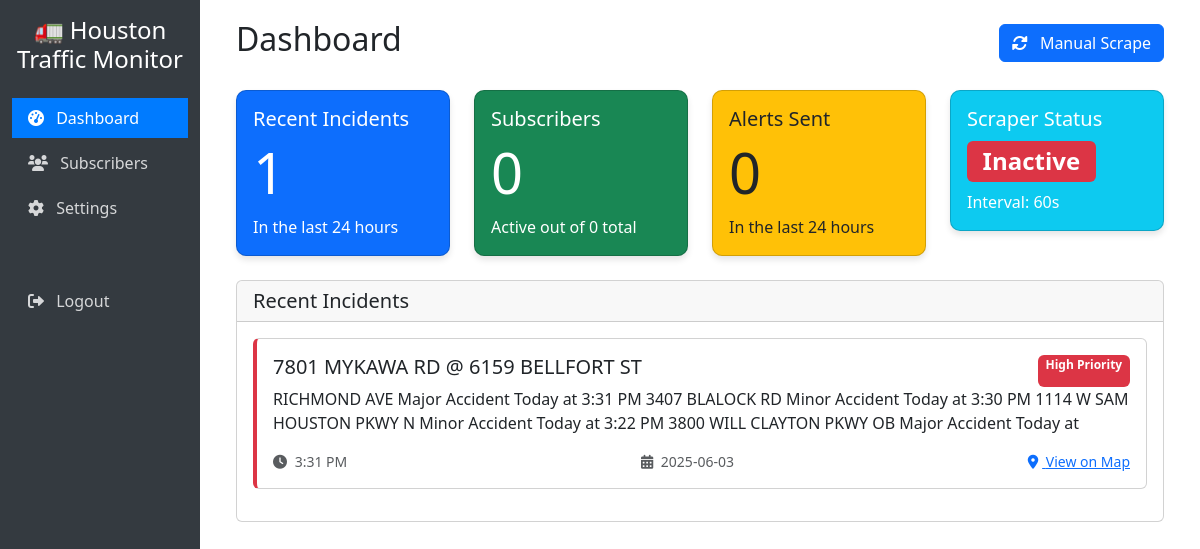
Page /dashboard (signed in) on the earlier database version.
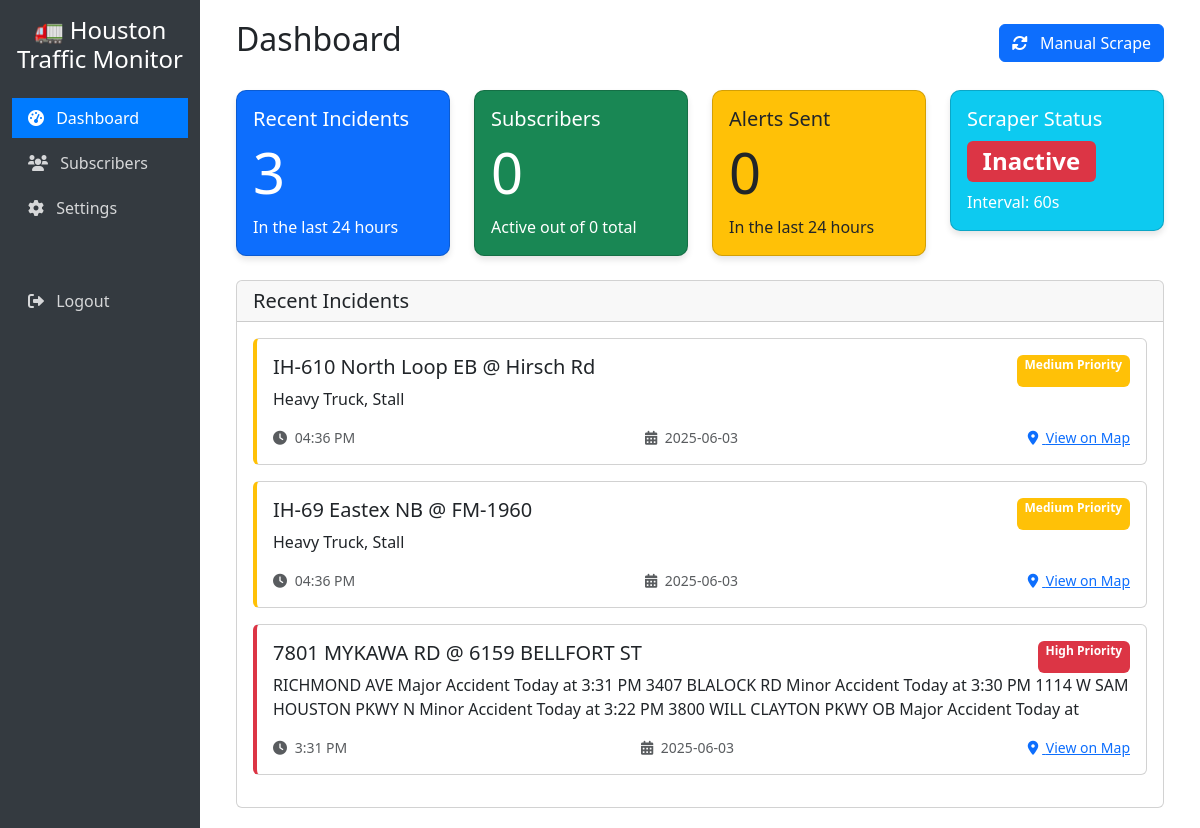
Same page on the later database version.
### tables this page shows
CREATE TABLE incidents (
                id INTEGER PRIMARY KEY AUTOINCREMENT,
                incident_hash TEXT UNIQUE NOT NULL,
                location TEXT NOT NULL,
                description TEXT NOT NULL,
                incident_time TEXT,
                scraped_at TIMESTAMP DEFAULT CURRENT_TIMESTAMP,
                severity INTEGER DEFAULT 1
            );

### app.py (the view)
@app.route('/dashboard')
@login_required
def dashboard():
    recent_incidents = Incident.get_recent(db, hours=24)
    total_subscribers = len(Subscriber.get_all(db))
    active_subscribers = len(Subscriber.get_all_active(db))
    alerts_today = SentAlert.get_recent_count(db, hours=24)
    alerts_this_hour = SentAlert.get_recent_count(db, hours=1)
    scraper_running = scheduler.running
    next_run = None
    if scraper_running:
        jobs = scheduler.get_jobs()
        if jobs:
            next_run = jobs[0].next_run_time
    return render_template('dashboard.html',
                         recent_incidents=recent_incidents,
                         total_subscribers=total_subscribers,
                         active_subscribers=active_subscribers,
                         alerts_today=alerts_today,
                         alerts_this_hour=alerts_this_hour,
                         scraper_running=scraper_running,
                         next_run=next_run,
                         scrape_interval=Config.SCRAPE_INTERVAL)

### app.py (called while the page is built)
@login_manager.user_loader
def load_user(username):
    user_data = AdminUser.get_by_username(db, username)
    if user_data:
        return User(username)
    return None

### models.py (called while the page is built)
    def get_connection(self):
        conn = sqlite3.connect(self.db_path)
        conn.row_factory = sqlite3.Row
        return conn

    @staticmethod
    def get_recent(db, hours=24):
        conn = db.get_connection()
        cursor = conn.cursor()
        cursor.execute('''
            SELECT * FROM incidents
            WHERE scraped_at > datetime('now', '-{} hours')
            ORDER BY scraped_at DESC
        '''.format(hours))
        incidents = cursor.fetchall()
        conn.close()
        return incidents

    @staticmethod
    def get_all_active(db):
        conn = db.get_connection()
        cursor = conn.cursor()
        cursor.execute('SELECT email FROM subscribers WHERE active = 1')
        subscribers = [row[0] for row in cursor.fetchall()]
        conn.close()
        return subscribers

    @staticmethod
    def get_all(db):
        conn = db.get_connection()
        cursor = conn.cursor()
        cursor.execute('SELECT * FROM subscribers ORDER BY created_at DESC')
        subscribers = cursor.fetchall()
        conn.close()
        return subscribers

    @staticmethod
    def get_by_username(db, username):
        conn = db.get_connection()
        cursor = conn.cursor()
        cursor.execute('SELECT * FROM admin_users WHERE username = ?', (username,))
        user = cursor.fetchone()
        conn.close()
        return user

    @staticmethod
    def get_recent_count(db, hours=1):
        conn = db.get_connection()
        cursor = conn.cursor()
        cursor.execute('''
            SELECT COUNT(*) FROM sent_alerts
            WHERE sent_at > datetime('now', '-{} hours')
        '''.format(hours))
        count = cursor.fetchone()[0]
        conn.close()
        return count

### templates/dashboard.html (shortened to what this page needs)
{% extends "base.html" %}
{% block content %}
<div class="container-fluid">
    <div class="d-flex justify-content-between align-items-center mb-4">
        <h1 class="h2">Dashboard</h1>
        <form method="POST" action="{{ url_for('manual_scrape') }}">
            <button type="submit" class="btn btn-primary">
                <i class="fas fa-sync-alt me-2"></i> Manual Scrape
            </button>
        </form>
    </div>
    <div class="row mb-4">
        <div class="col-md-3">
            <div class="card stats-card bg-primary text-white">
                <div class="card-body">
                    <h5 class="card-title">Recent Incidents</h5>
                    <h2 class="display-4">{{ recent_incidents|length }}</h2>
                    <p class="card-text">In the last 24 hours</p>
                </div>
            </div>
        </div>
        <div class="col-md-3">
            <div class="card stats-card bg-success text-white">
                <div class="card-body">
                    <h5 class="card-title">Subscribers</h5>
                    <h2 class="display-4">{{ active_subscribers }}</h2>
                    <p class="card-text">Active out of {{ total_subscribers }} total</p>
                </div>
            </div>
        </div>
        <div class="col-md-3">
            <div class="card stats-card bg-warning text-dark">
                <div class="card-body">
                    <h5 class="card-title">Alerts Sent</h5>
                    <h2 class="display-4">{{ alerts_today }}</h2>
                    <p class="card-text">In the last 24 hours</p>
                </div>
            </div>
        </div>
        <div class="col-md-3">
            <div class="card stats-card bg-info text-white">
                <div class="card-body">
                    <h5 class="card-title">Scraper Status</h5>
                    <h2>
                        {% if scraper_running %}
                            <span class="badge bg-success">Active</span>
                        {% else %}
                            <span class="badge bg-danger">Inactive</span>
                        {% endif %}
                    </h2>
                    <p class="card-text">
                        {% if next_run %}
                            Next run: {{ next_run.strftime('%H:%M:%S') }}
                        {% else %}
                            Interval: {{ scrape_interval }}s
                        {% endif %}
                    </p>
                </div>
            </div>
        </div>
    </div>
    <div class="row">
        <div class="col-12">
            <div class="card">
                <div class="card-header">
                    <h5 class="mb-0">Recent Incidents</h5>
                </div>
                <div class="card-body">
                    {% if recent_incidents %}
                        {% for incident in recent_incidents %}
                            <div class="card incident-card {% if incident.severity == 3 %}high{% elif incident.severity == 2 %}medium{% else %}low{% endif %} mb-3">
                                <div class="card-body">
                                    <div class="d-flex justify-content-between">
                                        <h5 class="card-title">{{ incident.location }}</h5>
                                        <span class="badge {% if incident.severity == 3 %}bg-danger{% elif incident.severity == 2 %}bg-warning{% else %}bg-success{% endif %}">
                                            {% if incident.severity == 3 %}High{% elif incident.severity == 2 %}Medium{% else %}Low{% endif %} Priority
                                        </span>
                                    </div>
                                    <p class="card-text">{{ incident.description }}</p>
                                    <div class="d-flex justify-content-between text-muted small">
                                        <span>
                                            <i class="fas fa-clock me-1"></i> {{ incident.incident_time }}
                                        </span>
                                        <span>
                                            <i class="fas fa-calendar-alt me-1"></i> {{ incident.scraped_at.split(' ')[0] }}
                                        </span>
                                        <a href="https://www.google.com/maps/search/?api=1&query={{ incident.location|urlencode }}" target="_blank" class="text-primary">
                                            <i class="fas fa-map-marker-alt me-1"></i> View on Map
                                        </a>
                                    </div>
                                </div>
                            </div>
                        {% endfor %}
                    {% else %}
                        <div class="alert alert-info">
                            <i class="fas fa-info-circle me-2"></i> No incidents reported in the last 24 hours.
                        </div>
                    {% endif %}
                </div>
            </div>
        </div>
    </div>
</div>
{% endblock %}

### templates/base.html (shortened to what this page needs)
<!DOCTYPE html>
<html lang="en">
<head>
    <link href="https://cdn.jsdelivr.net/npm/bootstrap@5.3.0-alpha1/dist/css/bootstrap.min.css" rel="stylesheet">
    <link rel="stylesheet" href="https://cdnjs.cloudflare.com/ajax/libs/font-awesome/6.0.0/css/all.min.css">
</head>
<body>
    <div class="container-fluid">
        <div class="row">
            {% if current_user.is_authenticated %}
            <div class="col-md-3 col-lg-2 d-md-block sidebar collapse">
                <div class="position-sticky pt-3">
                    <div class="text-center mb-4">
                        <h4>🚛 Houston Traffic Monitor</h4>
                    </div>
                    <ul class="nav flex-column">
                        <li class="nav-item">
                            <a class="nav-link {% if request.path == '/dashboard' %}active{% endif %}" href="{{ url_for('dashboard') }}">
                                <i class="fas fa-tachometer-alt me-2"></i> Dashboard
                            </a>
                        </li>
                        <li class="nav-item">
                            <a class="nav-link {% if request.path == '/subscribers' %}active{% endif %}" href="{{ url_for('subscribers') }}">
                                <i class="fas fa-users me-2"></i> Subscribers
                            </a>
                        </li>
                        <li class="nav-item">
                            <a class="nav-link {% if request.path == '/settings' %}active{% endif %}" href="{{ url_for('settings') }}">
                                <i class="fas fa-cog me-2"></i> Settings
                            </a>
                        </li>
                        <li class="nav-item mt-5">
                            <a class="nav-link" href="{{ url_for('logout') }}">
                                <i class="fas fa-sign-out-alt me-2"></i> Logout
                            </a>
                        </li>
                    </ul>
                </div>
            </div>
            {% endif %}
            <main class="col-md-9 ms-sm-auto col-lg-10 px-md-4 main-content">
                {% block content %}{% endblock %}
            </main>
        </div>
    </div>
</body>
</html>

### templates/base.html (style rules this page uses)
.sidebar { min-height: 100vh; background-color: #343a40; color: white; }
.sidebar .nav-link { color: rgba(255, 255, 255, 0.8); margin-bottom: 5px; }
.sidebar .nav-link.active { background-color: #007bff; color: white; }
.main-content { padding: 20px; }
.incident-card { border-left: 4px solid #dc3545; margin-bottom: 15px; }
.incident-card.medium { border-left-color: #ffc107; }
.stats-card { border-radius: 10px; box-shadow: 0 4px 6px rgba(0, 0, 0, 0.1); transition: transform 0.3s; }

Differences in the rows shown:
added incidents: location "IH-610 North Loop EB @ Hirsch Rd", severity "Medium", description "Heavy Truck, Stall", incident_time "04:36 PM", scraped_at "2025-06-03"
added incidents: location "IH-69 Eastex NB @ FM-1960", severity "Medium", description "Heavy Truck, Stall", incident_time "04:36 PM", scraped_at "2025-06-03"
Other differences:
{{ recent_incidents|length }}: "1" → "3"
